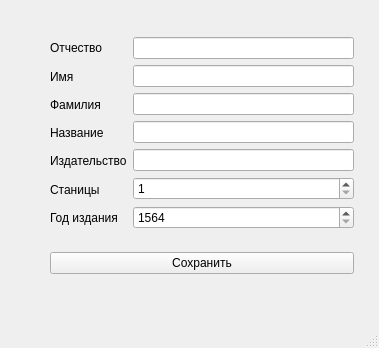
<?xml version="1.0" encoding="UTF-8"?>
<ui version="4.0">
 <class>List</class>
 <widget class="QMainWindow" name="List">
  <property name="geometry">
   <rect>
    <x>0</x>
    <y>0</y>
    <width>379</width>
    <height>348</height>
   </rect>
  </property>
  <property name="windowTitle">
   <string>MainWindow</string>
  </property>
  <widget class="QWidget" name="centralwidget">
   <widget class="QWidget" name="layoutWidget">
    <property name="geometry">
     <rect>
      <x>50</x>
      <y>20</y>
      <width>304</width>
      <height>273</height>
     </rect>
    </property>
    <layout class="QVBoxLayout" name="verticalLayout_3">
     <item>
      <layout class="QHBoxLayout" name="horizontalLayout">
       <item>
        <layout class="QVBoxLayout" name="verticalLayout_2">
         <item>
          <widget class="QLabel" name="label_3">
           <property name="styleSheet">
            <string notr="true">font: 700 12pt &quot;Segoe UI&quot;;</string>
           </property>
           <property name="text">
            <string>Отчество</string>
           </property>
          </widget>
         </item>
         <item>
          <widget class="QLabel" name="label">
           <property name="styleSheet">
            <string notr="true">font: 700 12pt &quot;Segoe UI&quot;;</string>
           </property>
           <property name="text">
            <string>Имя</string>
           </property>
          </widget>
         </item>
         <item>
          <widget class="QLabel" name="label_2">
           <property name="styleSheet">
            <string notr="true">font: 700 12pt &quot;Segoe UI&quot;;</string>
           </property>
           <property name="text">
            <string>Фамилия</string>
           </property>
          </widget>
         </item>
         <item>
          <widget class="QLabel" name="label_4">
           <property name="styleSheet">
            <string notr="true">font: 700 12pt &quot;Segoe UI&quot;;</string>
           </property>
           <property name="text">
            <string>Название</string>
           </property>
          </widget>
         </item>
         <item>
          <widget class="QLabel" name="label_6">
           <property name="styleSheet">
            <string notr="true">font: 700 12pt &quot;Segoe UI&quot;;</string>
           </property>
           <property name="text">
            <string>Издательство</string>
           </property>
          </widget>
         </item>
         <item>
          <widget class="QLabel" name="label_7">
           <property name="styleSheet">
            <string notr="true">font: 700 12pt &quot;Segoe UI&quot;;</string>
           </property>
           <property name="text">
            <string>Станицы</string>
           </property>
          </widget>
         </item>
         <item>
          <widget class="QLabel" name="label_5">
           <property name="styleSheet">
            <string notr="true">font: 700 12pt &quot;Segoe UI&quot;;</string>
           </property>
           <property name="text">
            <string>Год издания</string>
           </property>
          </widget>
         </item>
        </layout>
       </item>
       <item>
        <layout class="QVBoxLayout" name="verticalLayout">
         <item>
          <widget class="QLineEdit" name="Second"/>
         </item>
         <item>
          <widget class="QLineEdit" name="sername"/>
         </item>
         <item>
          <widget class="QLineEdit" name="Name"/>
         </item>
         <item>
          <widget class="QLineEdit" name="NAZV"/>
         </item>
         <item>
          <widget class="QLineEdit" name="IZD"/>
         </item>
         <item>
          <widget class="QSpinBox" name="Stran">
           <property name="minimum">
            <number>1</number>
           </property>
           <property name="maximum">
            <number>1500</number>
           </property>
          </widget>
         </item>
         <item>
          <widget class="QSpinBox" name="Date">
           <property name="minimum">
            <number>1564</number>
           </property>
           <property name="maximum">
            <number>2022</number>
           </property>
          </widget>
         </item>
        </layout>
       </item>
      </layout>
     </item>
     <item>
      <widget class="QPushButton" name="pushButton">
       <property name="text">
        <string>Сохранить</string>
       </property>
      </widget>
     </item>
    </layout>
   </widget>
  </widget>
  <widget class="QMenuBar" name="menubar">
   <property name="geometry">
    <rect>
     <x>0</x>
     <y>0</y>
     <width>379</width>
     <height>26</height>
    </rect>
   </property>
  </widget>
  <widget class="QStatusBar" name="statusbar"/>
 </widget>
 <resources/>
 <connections/>
</ui>
